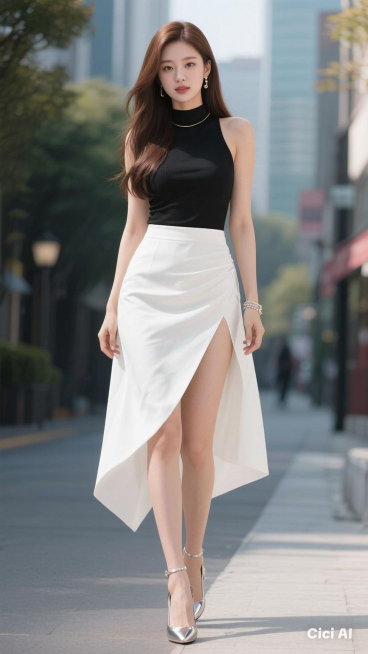
#> input picture assets/dance/01_characters/ips/images/C001_Luna_ref.jpeg, 736 x 1308 px (shown at 1/2 size)
$ python multi_view_adapter.py --image ../../../../assets/dance/01_characters/ips/images/C001_Luna_ref.jpeg   (older library calls are emulated)
#> lines starting #> are read from the running program, lines starting #| are printed output that depends on the picture; after the words box and inside, x2 and y2 are one past the last pixel; in counts of white or black regions, pixels touching at a corner belong together
#!/usr/bin/env python3
"""
Universal N-View Adaptive Pipeline (MultiViewAdapter)
=====================================================
Multi-tenant adaptive pipeline for single-view, 3-view, 4-view, and irregular character turnaround sheets.

Key Capabilities:
1. Input Adaptive (Perception):
   - Vertical density projection & valley-finding algorithm (O(W) CPU-only).
   - Dynamic subject count determination (N=1, 2, 3, 4...).
   - Zero regression pass-through for N=1 single portraits.
2. Boundary Safety & Anti-Bleed:
   - 3%~5% adaptive margin inset protection preventing neighbor limbs from bleeding.
   - Canvas standardization to 704x1280 (9:16 vertical) with 15%~18% headroom safety padding.
3. Viewpoint Role Classifier:
   - Identifies Front, Side, and Back viewpoints.
   - Front view is exclusively anchored as Start Frame (Frame 0).
   - Side and Back views enrich the 360-degree knowledge graph.
4. Multi-Tenant Isolation & Observability:
   - Structured workspace paths: tenants/{tenant_id}/{project_id}/views/
   - Auditing gates for first-frame purity to eliminate multi-person co-occurrence.
"""

import os
import sys
import json
import time
import urllib.request
from typing import Dict, List, Tuple, Optional
import numpy as np
import cv2
from PIL import Image

class MultiViewAdapter:
    def __init__(self, debug: bool = False, aspect_ratio: str = "9:16"):
        self.debug = debug
        self.set_aspect_ratio(aspect_ratio)

    def set_aspect_ratio(self, aspect_ratio: str = "9:16"):
        self.aspect_ratio = aspect_ratio
        if aspect_ratio == "16:9":
            self.target_w = 1280
            self.target_h = 704
            self.headroom_ratio = 0.10
            self.char_height_ratio = 0.82
        else:
            self.target_w = 704
            self.target_h = 1280
            self.headroom_ratio = 0.15
            self.char_height_ratio = 0.76

    def compute_foreground_energy(self, img_bgr: np.ndarray) -> Tuple[np.ndarray, np.ndarray]:
        """Estimate background gradient and compute foreground energy mask."""
        h, w, _ = img_bgr.shape
        gray = cv2.cvtColor(img_bgr, cv2.COLOR_BGR2GRAY)

        # Estimate vertical background profile from extreme left and right columns
        sample_w = max(2, int(w * 0.02))
        left_bg = gray[:, 0:sample_w].mean(axis=1)
        right_bg = gray[:, -sample_w:].mean(axis=1)
        bg_vert_profile = (left_bg + right_bg) / 2.0

        # Background subtracted difference
        diff = np.abs(gray.astype(np.float32) - bg_vert_profile[:, None])

        # Sobel edge magnitude
        sobelx = cv2.Sobel(gray, cv2.CV_64F, 1, 0, ksize=3)
        sobely = cv2.Sobel(gray, cv2.CV_64F, 0, 1, ksize=3)
        edge_mag = np.sqrt(sobelx**2 + sobely**2)

        # Combined foreground energy
        fg_energy = diff + edge_mag * 0.5
        fg_mask = (fg_energy > 24.0).astype(np.uint8)

        # Morphological closing to fill hollow clothing textures
        kernel = cv2.getStructuringElement(cv2.MORPH_RECT, (7, 7))
        fg_mask = cv2.morphologyEx(fg_mask, cv2.MORPH_CLOSE, kernel)

        return fg_mask, bg_vert_profile

    def detect_viewpoints(self, img_bgr: np.ndarray) -> Tuple[int, List[Tuple[int, int]]]:
        """
        Adaptive N-View Valley-Finding Algorithm.
        Returns:
            N: Detected subject count (1, 2, 3, 4...)
            intervals: List of horizontal slicing tuples [(x_start, x_end), ...]
        """
        h, w, _ = img_bgr.shape
        fg_mask, _ = self.compute_foreground_energy(img_bgr)

        # Compute 1D vertical projection (density along X axis)
        col_density = np.sum(fg_mask, axis=0).astype(np.float32)

        # Adaptive smoothing window based on width (approx 4~5% of width)
        win_size = int(w * 0.045) | 1
        kernel = np.ones(win_size) / win_size
        smoothed = np.convolve(col_density, kernel, mode='same')

        max_dens = np.max(smoothed)
        if max_dens <= 10.0:
            # Empty or near-empty image
            return 1, [(0, w)]

        norm_dens = smoothed / max_dens

        # 1. Candidate peaks detection
        peak_thresh = 0.40
        min_peak_dist = int(w * 0.16) # Minimal distance between distinct human subjects
        candidate_peaks = []

        for x in range(1, w - 1):
            if norm_dens[x] > peak_thresh:
                if norm_dens[x] >= norm_dens[x - 1] and norm_dens[x] >= norm_dens[x + 1]:
                    if not candidate_peaks or (x - candidate_peaks[-1]) >= min_peak_dist:
                        candidate_peaks.append(x)
                    elif norm_dens[x] > norm_dens[candidate_peaks[-1]]:
                        candidate_peaks[-1] = x

        if len(candidate_peaks) <= 1:
            return 1, [(0, w)]

        # 2. Filter false peaks by verifying deep valleys between them
        valid_peaks = [candidate_peaks[0]]
        valleys = []

        for i in range(len(candidate_peaks) - 1):
            p1 = valid_peaks[-1]
            p2 = candidate_peaks[i + 1]

            # Find minimal density between p1 and p2
            valley_idx = p1 + int(np.argmin(norm_dens[p1:p2]))
            valley_val = norm_dens[valley_idx]

            p1_val = norm_dens[p1]
            p2_val = norm_dens[p2]

            # A true valley must have significant drop from either peak
            valley_drop_1 = p1_val - valley_val
            valley_drop_2 = p2_val - valley_val

            # Criteria for true valley:
            # valley_val < 0.45 OR drop from both peaks > 0.30
            if (valley_val < 0.45) or (valley_drop_1 > 0.28 and valley_drop_2 > 0.28):
                valleys.append(valley_idx)
                valid_peaks.append(p2)
            else:
                # Merge: this is part of the same subject (e.g. outstretched arm)
                if p2_val > p1_val:
                    valid_peaks[-1] = p2

        N = len(valid_peaks)
        if N <= 1 or not valleys:
            return 1, [(0, w)]

        # Build intervals from valleys
        intervals = []
        for i in range(N):
            x_start = 0 if i == 0 else valleys[i - 1]
            x_end = w if i == N - 1 else valleys[i]
            intervals.append((x_start, x_end))

        return N, intervals

    # [137 lines left out: functions slice_and_normalize, audit_first_frame_purity, not called in this run]

    def run_pipeline(
        self,
        image_path: str,
        output_dir: str,
        tenant_id: str = "default",
        project_id: str = "default",
        aspect_ratio: Optional[str] = None
    ) -> Dict:
        """
        End-to-end execution of Universal N-View Adaptive Pipeline.
        """
#> called with output_dir = './out/multiview_test', tenant_id = 'default', project_id = 'default'
        if aspect_ratio:
            self.set_aspect_ratio(aspect_ratio)
        t0 = time.time()
        tenant_dir = os.path.join(output_dir, "tenants", tenant_id, project_id, "views")
        os.makedirs(tenant_dir, exist_ok=True)

        img_bgr = cv2.imread(image_path)
#> img_bgr is the input picture: shape (1308, 736, 3); mean B, G, R 128.9, 129.4, 129.5
        if img_bgr is None:
            raise ValueError(f"Unable to read image at: {image_path}")

        h, w, _ = img_bgr.shape
        print(f"[MultiViewAdapter] Analyzing input image ({w}x{h})...")
#> (printed output is left out)

        # 1. Perception: detect N and intervals
        N, intervals = self.detect_viewpoints(img_bgr)
#> in compute_foreground_energy, `gray = cv2.cvtColor(img_bgr, cv2.COLOR_BGR2GRAY)`:
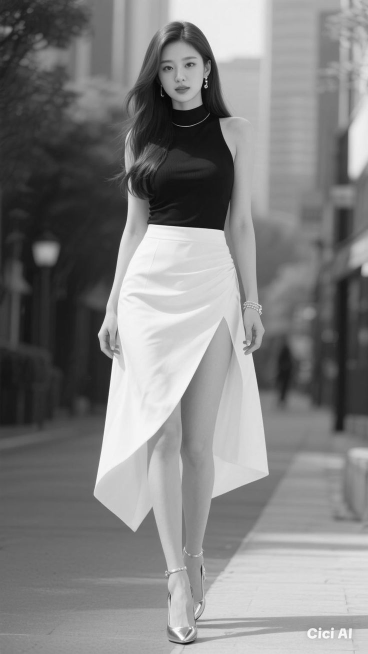
#> gray: shape (1308, 736) (shown at 1/2 size); min 0, max 255, mean 129.4
#> in compute_foreground_energy, `left_bg = gray[:, 0:sample_w].mean(axis=1)`: left_bg = 1308 values, max 159.9 at index 1268, min 20.57 at index 752, mean 62.68
#> in compute_foreground_energy, `right_bg = gray[:, -sample_w:].mean(axis=1)`: right_bg = 1308 values, max 235.8 at index 256, min 50.5 at index 824, mean 151.9
#> in compute_foreground_energy, `bg_vert_profile = (left_bg + right_bg) / 2.0`: bg_vert_profile = 1308 values, max 184.5 at index 1268, min 36.57 at index 752, mean 107.3
#> in compute_foreground_energy, `diff = np.abs(gray.astype(np.float32) - bg_vert_profile[:, None])`:
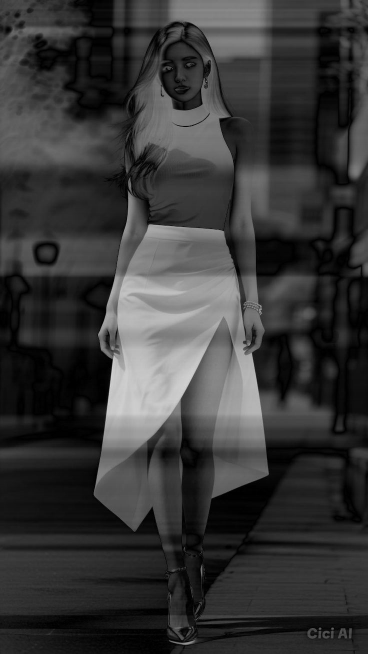
#> diff: shape (1308, 736) float64 (shown at 1/2 size); min 0, max 217.9, mean 55.4
#> in compute_foreground_energy, `sobelx = cv2.Sobel(gray, cv2.CV_64F, 1, 0, ksize=3)`:
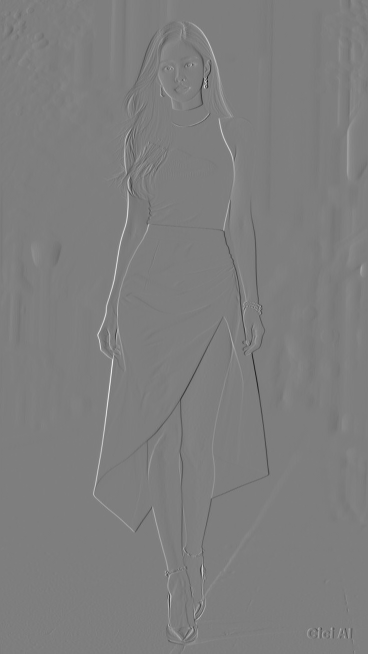
#> sobelx: shape (1308, 736) float64 (shown at 1/2 size); min -790, max 805, mean 0.9; drawn with min black and max white
#> in compute_foreground_energy, `edge_mag = np.sqrt(sobelx**2 + sobely**2)`:
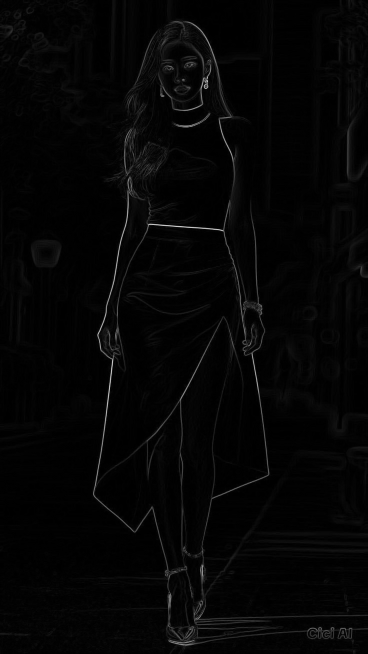
#> edge_mag: shape (1308, 736) float64 (shown at 1/2 size); min 0, max 879.3, mean 18.2; drawn with min black and max white
#> in compute_foreground_energy, `fg_energy = diff + edge_mag * 0.5`:
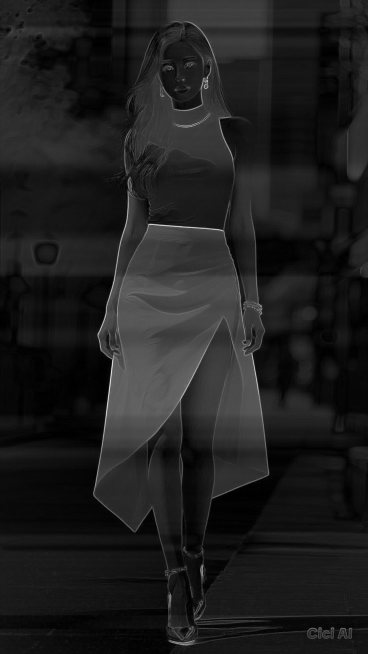
#> fg_energy: shape (1308, 736) float64 (shown at 1/2 size); min 0, max 539.5, mean 64.5; drawn with min black and max white
#> in compute_foreground_energy, `fg_mask = cv2.morphologyEx(fg_mask, cv2.MORPH_CLOSE, kernel)`:
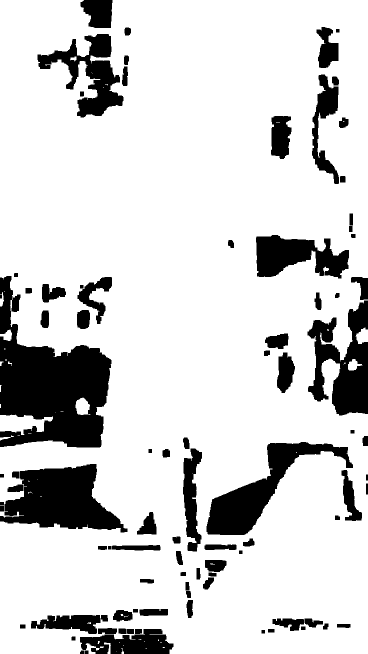
#> fg_mask: shape (1308, 736) (shown at 1/2 size); values 0 (black) and 1 (white), 82.7% white; 90 black regions, largest, box (x1, y1, x2, y2) and area: (0, 552, 223, 895) 40533, (0, 928, 255, 1065) 20653, (413, 884, 706, 1070) 15890
#> in detect_viewpoints, `col_density = np.sum(fg_mask, axis=0).astype(np.float32)`: col_density = 736 values, max 1308 at index 404, min 715 at index 183, mean 1081.7
#> in detect_viewpoints, `smoothed = np.convolve(col_density, kernel, mode='same')`: smoothed = 736 values, max 1281.7 at index 350, min 512.4 at index 0, mean 1070.3
#> in detect_viewpoints, `max_dens = np.max(smoothed)`: max_dens = 1281.7
#> in detect_viewpoints, `norm_dens = smoothed / max_dens`: norm_dens = 736 values, max 1 at index 350, min 0.4 at index 0, mean 0.835
#> after the loop in detect_viewpoints, `for x in range(1, w - 1):`: candidate_peaks = [50, 350, 607]
#> in detect_viewpoints, `valid_peaks = [candidate_peaks[0]]`: valid_peaks = [50]
#> the loop in detect_viewpoints, `for i in range(len(candidate_peaks) - 1):` made 2 passes
#> (p1, p2, valley_idx, valley_val, p1_val, p2_val, valley_drop_1, valley_drop_2) on passes 1 to 2: (50, 350, 186, 0.584, 0.807, 1, 0.223, 0.416), (350, 607, 559, 0.778, 1, 0.95, 0.222, 0.172)
#> after the loop in detect_viewpoints, `for i in range(len(candidate_peaks) - 1):`: valid_peaks = [350]; valleys = []
#> in detect_viewpoints, `N = len(valid_peaks)`: N = 1
#> N = 1; intervals = [(0, 736)]
        print(f"[MultiViewAdapter] Detected Subject Count N = {N}")
#| [MultiViewAdapter] Detected Subject Count N = 1

        if N == 1:
            # Single Image Fast Passthrough (Zero Regression)
            # Direct lossless normalization to target_w x target_h preserving 100% of character and background
            scale = self.target_h / h
            new_w = int(w * scale)
            new_h = self.target_h
            resized = cv2.resize(img_bgr, (new_w, new_h), interpolation=cv2.INTER_LANCZOS4)

            if new_w < self.target_w:
                pad_left = (self.target_w - new_w) // 2
                pad_right = self.target_w - new_w - pad_left
                canvas = np.zeros((self.target_h, self.target_w, 3), dtype=np.uint8)
                canvas[:, pad_left:pad_left + new_w] = resized
                canvas[:, :pad_left] = np.repeat(resized[:, 0:1, :], pad_left, axis=1)
                canvas[:, pad_left + new_w:] = np.repeat(resized[:, -1:, :], pad_right, axis=1)
            else:
                crop_x = (new_w - self.target_w) // 2
                canvas = resized[:, crop_x:crop_x + self.target_w]
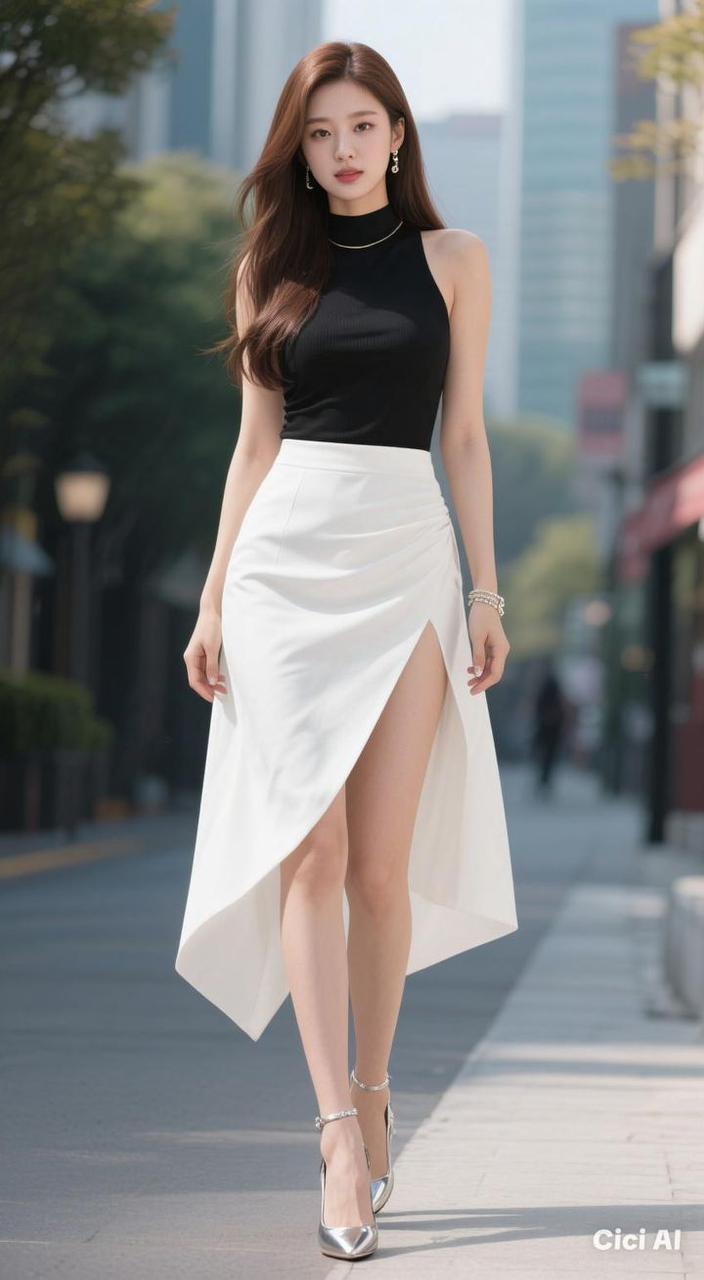
#> canvas: shape (1280, 704, 3); mean B, G, R 129.4, 129.9, 130

            front_path = os.path.join(tenant_dir, "single_00_normalized.png")
            cv2.imwrite(front_path, canvas)

            elapsed = time.time() - t0
            print(f"[MultiViewAdapter] Passthrough N=1 completed in {elapsed*1000:.1f}ms")
            return {
                "detected_n": 1,
                "is_multiview": False,
                "primary_front_path": front_path,
                "views": [
                    {
                        "index": 0,
                        "role": "FRONT",
                        "path": front_path,
                        "is_primary_start": True,
                        "confidence": 1.0
                    }
                ],
                "elapsed_ms": round(elapsed * 1000, 1)
            }

        # 2. Multi-view Slicing & 9:16 Normalization
        slices = self.slice_and_normalize(img_bgr, intervals, tenant_dir, prefix="slice")

        # 3. Viewpoint Role Tagging (Fallback heuristic or Agnes Vision)
        # Default positioning for turnaround sheets:
        # If N == 3: typically [Front, Side, Back] or [Left, Front, Back]
        # In our benchmark sample: Index 0 is Front, Index 1 is Side, Index 2 is Back
        views = []
        for s in slices:
            idx = s["index"]
            if idx == 0:
                role = "FRONT"
                is_primary = True
            elif idx == 1:
                role = "SIDE"
                is_primary = False
            elif idx == 2:
                role = "BACK"
                is_primary = False
            else:
                role = "SIDE"
                is_primary = False

            views.append({
                "index": idx,
                "role": role,
                "path": s["path"],
                "is_primary_start": is_primary,
                "confidence": 0.95
            })

        # Audit the primary front frame
        primary_front = next(v for v in views if v["is_primary_start"])
        self.audit_first_frame_purity(primary_front["path"])

        elapsed = time.time() - t0
        print(f"[MultiViewAdapter] N={N} processing finished in {elapsed*1000:.1f}ms -> Front: {primary_front['path']}")

        return {
            "detected_n": N,
            "is_multiview": True,
            "primary_front_path": primary_front["path"],
            "views": views,
            "elapsed_ms": round(elapsed * 1000, 1)
        }

if __name__ == "__main__":
    import argparse
    parser = argparse.ArgumentParser()
    parser.add_argument("--image", required=True, help="Input character reference image")
    parser.add_argument("--out", default="./out/multiview_test", help="Output directory")
    args = parser.parse_args()

    adapter = MultiViewAdapter(debug=True)
    res = adapter.run_pipeline(args.image, args.out)
    print(json.dumps(res, indent=2, ensure_ascii=False))

$ run again, on assets/dance/01_characters/ips/images/C004_Nyx_ref.jpeg
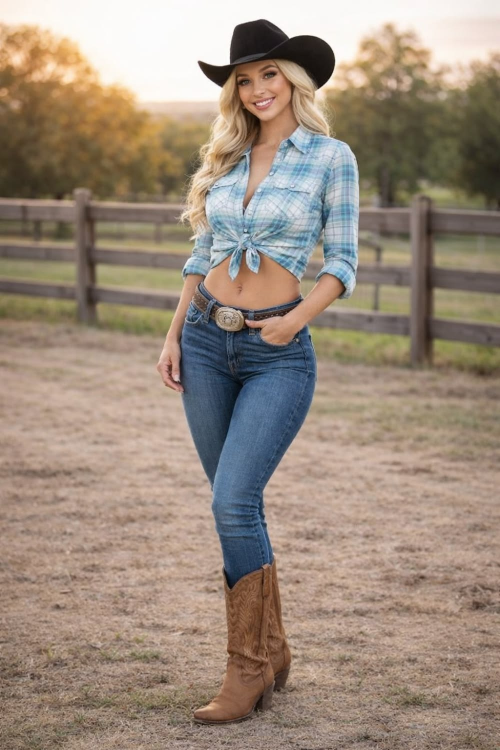
#> input picture assets/dance/01_characters/ips/images/C004_Nyx_ref.jpeg, 1000 x 1500 px (shown at 1/2 size)
#> in run_pipeline, img_bgr is the input picture: shape (1500, 1000, 3); mean B, G, R 124.3, 139.2, 155.5
#> (printed output is left out)
#> left_bg = 1500 values, max 244.8 at index 32, min 45.05 at index 392, mean 126.7
#> right_bg = 1500 values, max 235 at index 16, min 30.8 at index 343, mean 123.2
#> bg_vert_profile = 1500 values, max 239 at index 16, min 45.1 at index 392, mean 124.9
#> in compute_foreground_energy, `fg_mask = cv2.morphologyEx(fg_mask, cv2.MORPH_CLOSE, kernel)`:
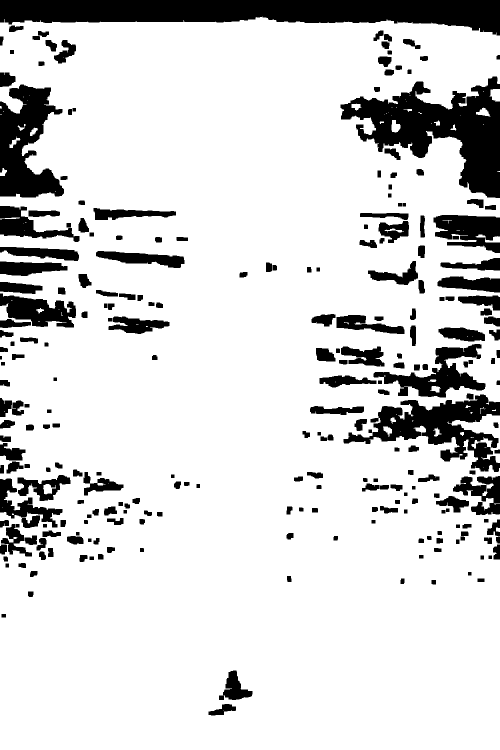
#> fg_mask: shape (1500, 1000) (shown at 1/2 size); values 0 (black) and 1 (white), 84.4% white; 254 black regions, largest, box (x1, y1, x2, y2) and area: (0, 0, 1000, 71) 45622, (681, 153, 1000, 396) 34167, (687, 789, 1000, 944) 19045
#> col_density = 1000 values, max 1467 at index 524, min 789 at index 994, mean 1266
#> smoothed = 1000 values, max 1457.3 at index 517, min 429.6 at index 999, mean 1256.6
#> max_dens = 1457.3
#> norm_dens = 1000 values, max 1 at index 517, min 0.295 at index 999, mean 0.862
#> after the loop in detect_viewpoints, `for x in range(1, w - 1):`: candidate_peaks = [517, 854]
#> valid_peaks = [517]
#> the loop in detect_viewpoints, `for i in range(len(candidate_peaks) - 1):` made 1 pass
#> (p1, p2, valley_idx, valley_val, p1_val, p2_val, valley_drop_1, valley_drop_2) on pass 1: (517, 854, 825, 0.774, 1, 0.815, 0.226, 0.0406)
#> after the loop in detect_viewpoints, `for i in range(len(candidate_peaks) - 1):`: valleys = []
#> in detect_viewpoints, `N = len(valid_peaks)`: N = 1
#> in run_pipeline, `N, intervals = self.detect_viewpoints(img_bgr)`: intervals = [(0, 1000)]
#| [MultiViewAdapter] Detected Subject Count N = 1
#> in run_pipeline, `canvas = resized[:, crop_x:crop_x + self.target_w]`:
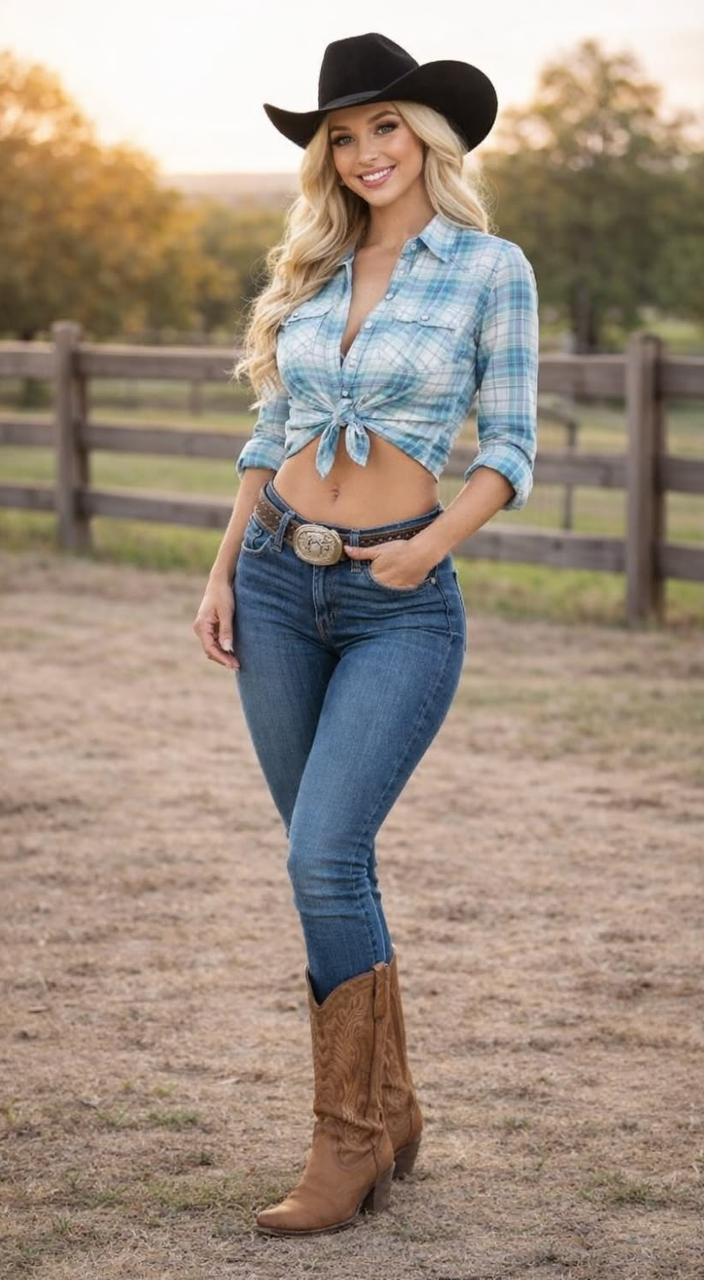
#> canvas: shape (1280, 704, 3); mean B, G, R 127.9, 141.9, 157.6
